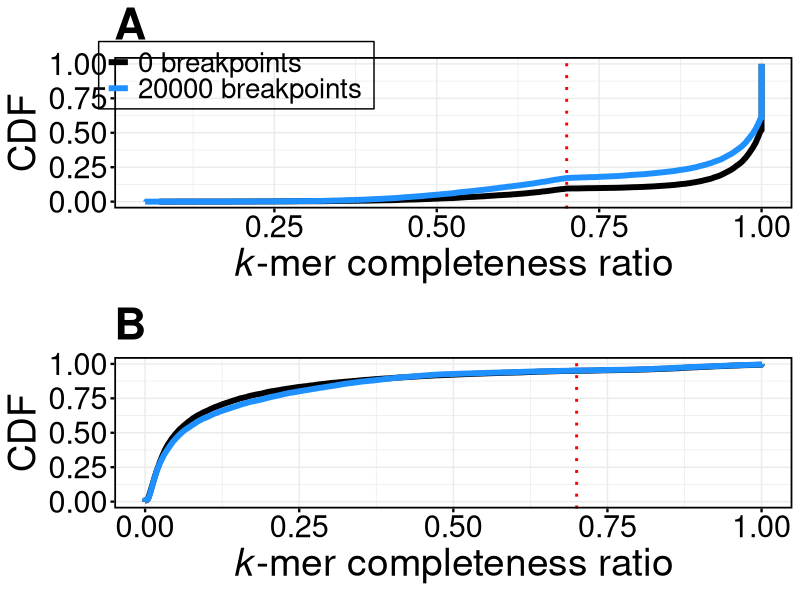

This chart was generated by the following R code:
library(readr)
library(ggplot2)
library(dplyr)
library(cowplot)

df <- read_delim("aakomp_sup_fig5.tsv", 
                 delim = "\t", escape_double = FALSE, 
                 trim_ws = TRUE)

target_line <- 0.7

vals_A_0 <- df %>%
  select(ratio = order1_0bp) %>%
  filter(!is.na(ratio)) %>%
  arrange(ratio) %>%
  mutate(cdf = row_number() / n(), dataset = "0 breakpoints")

vals_A_20k <- df %>%
  select(ratio = order1_20kbp) %>%
  filter(!is.na(ratio)) %>%
  arrange(ratio) %>%
  mutate(cdf = row_number() / n(), dataset = "20000 breakpoints")

vals_A <- bind_rows(vals_A_0, vals_A_20k)
vals_A$dataset <- factor(vals_A$dataset, levels = c("0 breakpoints", "20000 breakpoints"))

vals_B_0 <- df %>%
  select(ratio = order2_0bp) %>%
  filter(!is.na(ratio)) %>%
  arrange(ratio) %>%
  mutate(cdf = row_number() / n(), dataset = "0 breakpoints")

vals_B_20k <- df %>%
  select(ratio = order2_20kbp) %>%
  filter(!is.na(ratio)) %>%
  arrange(ratio) %>%
  mutate(cdf = row_number() / n(), dataset = "20000 breakpoints")

vals_B <- bind_rows(vals_B_0, vals_B_20k)
vals_B$dataset <- factor(vals_B$dataset, levels = c("0 breakpoints", "20000 breakpoints"))

color_map <- c("0 breakpoints" = "black", "20000 breakpoints" = "dodgerblue")

base_theme <- theme_minimal() +
  theme(
    panel.background = element_rect(fill = "white", color = NA),
    plot.background = element_rect(fill = "white", color = NA),
    panel.border = element_rect(color = "black", fill = NA, linewidth = 1.2),
    axis.ticks = element_line(color = "black", linewidth = 0.8),
    axis.title = element_text(size = 28, face = "plain"),
    axis.text = element_text(size = 22, color = "black"),
    plot.title = element_text(size = 32, face = "bold")
  )

plot_A <- ggplot(vals_A, aes(x = ratio, y = cdf, color = dataset)) +
  geom_step(direction = "hv", linewidth = 2) +
  geom_vline(xintercept = target_line, linetype = "dotted", color = "red", linewidth = 1) +
  scale_color_manual(values = color_map) +
  labs(
    x = expression(italic(k)*"-mer completeness ratio"),
    y = "CDF",
    title = "A"
  ) +
  base_theme +
  theme(
    legend.position = "inside",
    legend.position.inside = c(0.18, 0.88),
    legend.title = element_blank(),
    legend.text = element_text(size = 20),
    legend.key = element_blank(),
    legend.background = element_rect(fill = "transparent")
  )

plot_B <- ggplot(vals_B, aes(x = ratio, y = cdf, color = dataset)) +
  geom_step(direction = "hv", linewidth = 2) +
  geom_vline(xintercept = target_line, linetype = "dotted", color = "red", linewidth = 1) +
  scale_color_manual(values = color_map) +
  labs(
    x = expression(italic(k)*"-mer completeness ratio"),
    y = "CDF",
    title = "B"
  ) +
  base_theme +
  theme(legend.position = "none")

combined_plot <- plot_grid(plot_A, plot_B, ncol = 1)

print(combined_plot)
